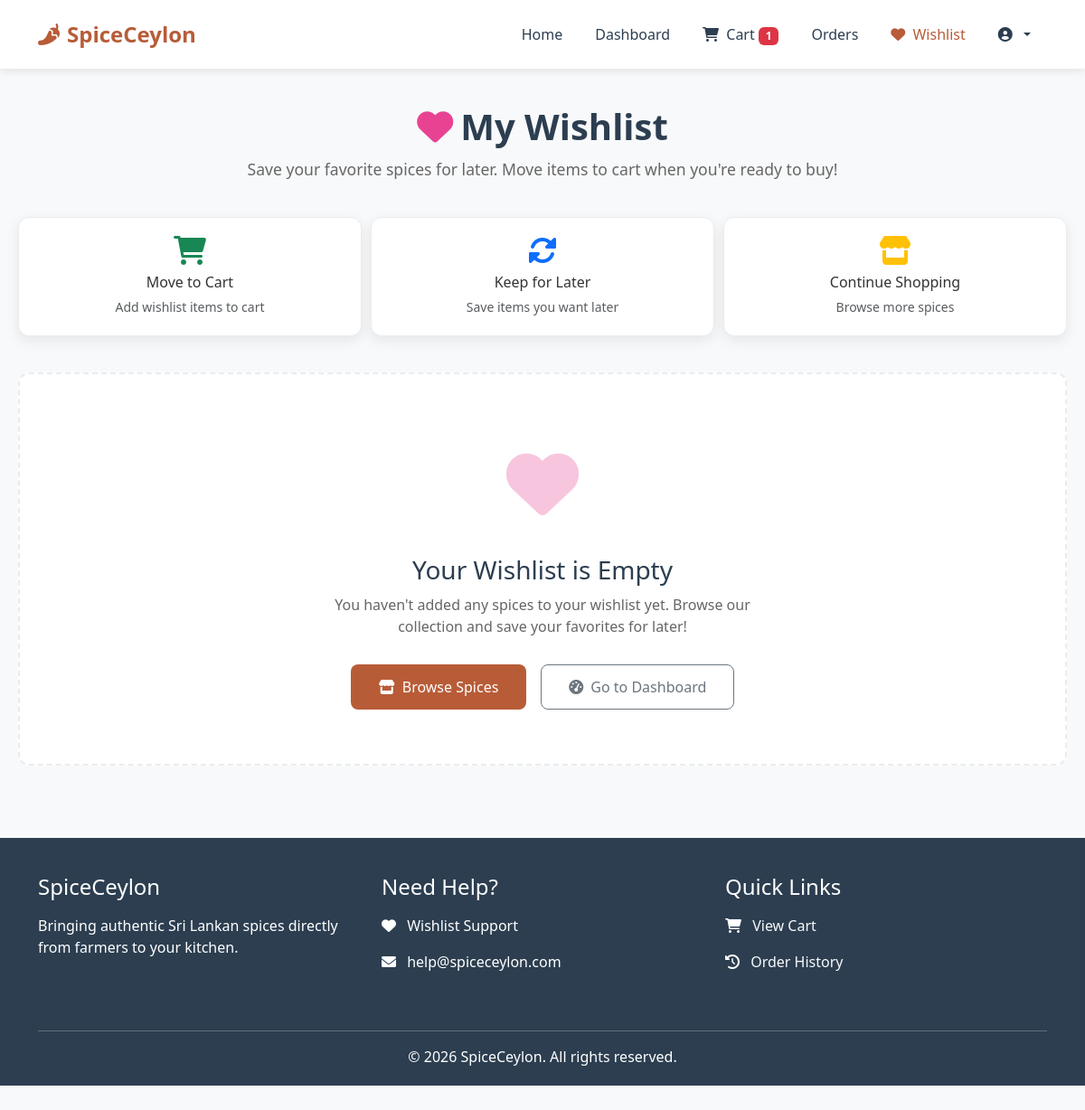
The app's page /customer/wishlist.php (signed in), older data.
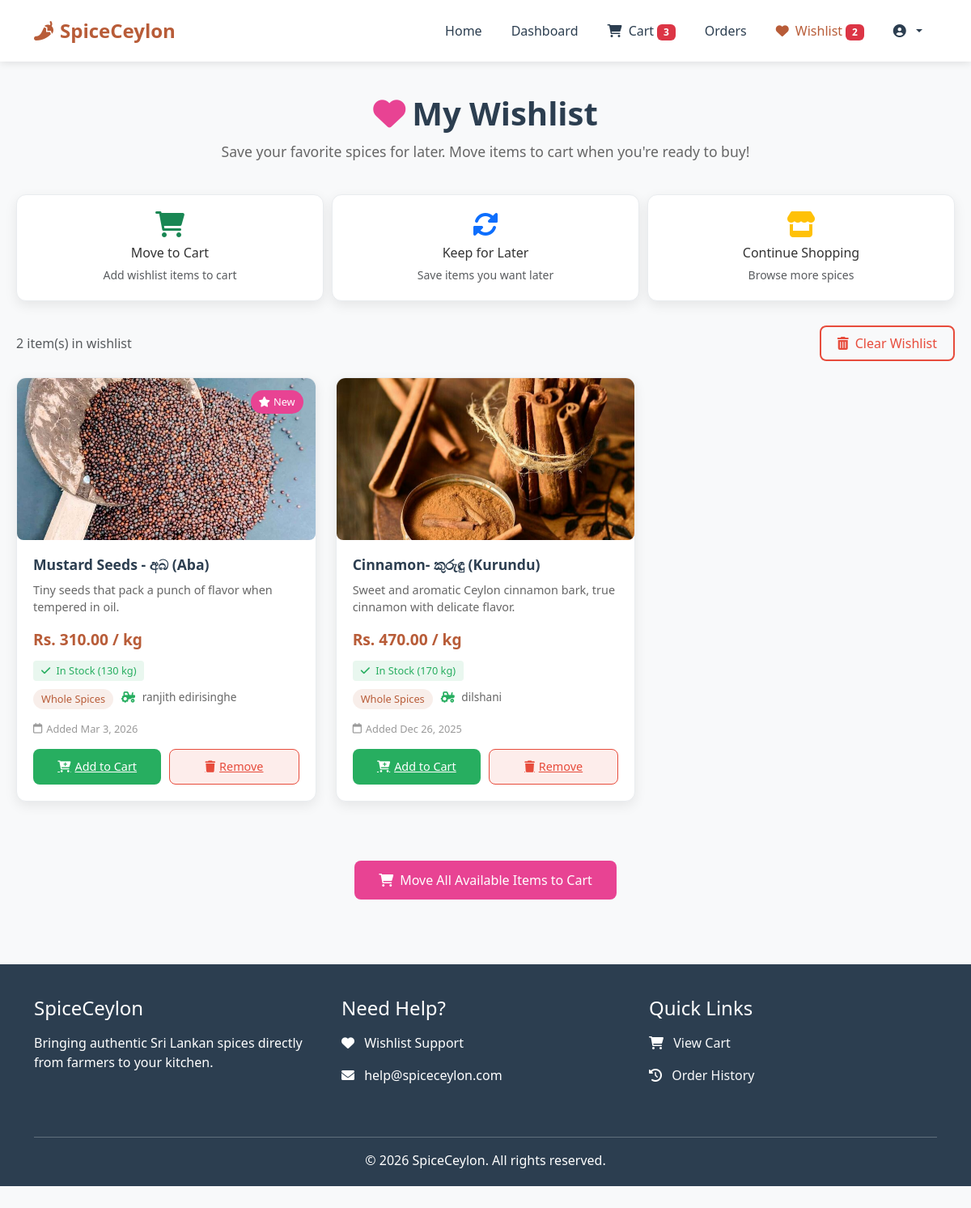
The same page, newer data.
### tables this page shows
CREATE TABLE `wishlist` (
  `wishlist_id` int(11) NOT NULL,
  `customer_id` int(11) NOT NULL,
  `product_id` int(11) NOT NULL,
  `created_at` timestamp NOT NULL DEFAULT current_timestamp()
);

CREATE TABLE `products` (
  `product_id` int(11) NOT NULL,
  `farmer_id` int(11) DEFAULT NULL,
  `name` varchar(255) DEFAULT NULL,
  `description` text DEFAULT NULL,
  `category` varchar(100) DEFAULT 'Spices',
  `price` decimal(10,2) DEFAULT NULL,
  `stock` int(11) DEFAULT NULL,
  `image` varchar(255) DEFAULT NULL,
  `status` enum('Pending','Approved','Rejected') DEFAULT 'Pending',
  `created_at` timestamp NOT NULL DEFAULT current_timestamp(),
  `admin_approved` enum('pending','approved','rejected') NOT NULL DEFAULT 'pending',
  `approved_by` int(11) DEFAULT NULL,
  `approved_at` datetime DEFAULT NULL,
  `rejection_reason` text DEFAULT NULL
);

CREATE TABLE `users` (
  `user_id` int(11) NOT NULL,
  `name` varchar(255) DEFAULT NULL,
  `email` varchar(255) DEFAULT NULL,
  `password` varchar(255) DEFAULT NULL,
  `phone` varchar(20) DEFAULT NULL,
  `address` varchar(255) DEFAULT NULL,
  `role` enum('customer','farmer') DEFAULT NULL,
  `farm_location` varchar(255) DEFAULT NULL,
  `profile_image` varchar(255) DEFAULT 'default-avatar.jpg',
  `is_registered` tinyint(1) DEFAULT 1,
  `created_at` timestamp NOT NULL DEFAULT current_timestamp(),
  `status` enum('pending','approved','active','inactive','suspended','rejected') NOT NULL DEFAULT 'pending' COMMENT 'User account status: pending=waiting approval, approved=approved but not active yet',
  `email_notifications` tinyint(1) DEFAULT 1,
  `push_notifications` tinyint(1) DEFAULT 1,
  `last_notification_check` timestamp NULL DEFAULT NULL
);

### customer/wishlist.php (the view, shortened to what the rows shown need)
<?php
include '../config/db.php';
$user_id = $_SESSION['user_id'];
$wishlist_query = "
    SELECT w.wishlist_id, w.created_at,
           p.product_id, p.name, p.description, p.category, p.price, p.stock, p.image,
           u.name as farmer_name, u.farm_location
    FROM wishlist w
    JOIN products p ON w.product_id = p.product_id
    JOIN users u ON p.farmer_id = u.user_id
    WHERE w.customer_id = ?
    AND p.status = 'Approved'
    AND p.admin_approved = 'approved'
    ORDER BY w.created_at DESC
";
$wishlist_stmt = $conn->prepare($wishlist_query);
$wishlist_stmt->bind_param("i", $user_id);
$wishlist_stmt->execute();
$wishlist_result = $wishlist_stmt->get_result();
$wishlist_count = $wishlist_result->num_rows;
?>
<!DOCTYPE html>
<html lang="en">
<head>
    <link href="https://cdn.jsdelivr.net/npm/bootstrap@5.3.0/dist/css/bootstrap.min.css" rel="stylesheet">
    <link rel="stylesheet" href="https://cdnjs.cloudflare.com/ajax/libs/font-awesome/6.0.0/css/all.min.css">
</head>
<body>
    <div class="wishlist-container">
        <div class="wishlist-header">
            <h1><i class="fas fa-heart me-2" style="color: var(--spice-pink);"></i>My Wishlist</h1>
        </div>
        <?php if ($wishlist_count > 0): ?>
            <div class="row">
                <?php
                $wishlist_result->data_seek(0);
                while ($item = $wishlist_result->fetch_assoc()):
                    $image_path = '';
                    if ($item['image']) {
                        $image_name = basename($item['image']);
                        if (file_exists('../assets/images/' . $image_name)) {
                            $image_path = '../assets/images/' . $image_name;
                        } else {
                            $image_path = '../assets/images/default-spice.jpg';
                        }
                    } else {
                        $image_path = '../assets/images/default-spice.jpg';
                    }
                    $stock_class = 'stock-in';
                    $stock_text = 'In Stock';
                ?>
                <div class="col-lg-4 col-md-6 mb-4">
                    <div class="wishlist-card">
                        <?php if (strtotime($item['created_at']) > strtotime('-1 day')): ?>
                            <span class="wishlist-badge"><i class="fas fa-star me-1"></i>New</span>
                        <?php endif; ?>
                        <img src="<?php echo $image_path; ?>"
                             alt="<?php echo htmlspecialchars($item['name']); ?>"
                             class="product-image"
                             onerror="this.src='../assets/images/default-spice.jpg'">
                        <div class="product-details">
                            <h5 class="product-name"><?php echo htmlspecialchars($item['name']); ?></h5>
                            <p class="product-description">
                                <?php echo substr(htmlspecialchars($item['description']), 0, 100); ?>
                            </p>
                            <p class="product-price">Rs. <?php echo number_format($item['price'], 2); ?> / kg</p>
                            <div class="<?php echo $stock_class; ?> stock-info">
                                <i class="fas fa-<?php echo $stock_class == 'stock-out' ? 'times' : ($stock_class == 'stock-low' ? 'exclamation-triangle' : 'check'); ?> me-1"></i>
                                <?php echo $stock_text; ?> (<?php echo $item['stock']; ?> kg)
                            </div>
                            <div class="product-meta">
                                <span class="product-category"><?php echo htmlspecialchars($item['category']); ?></span>
                                <span class="farmer-info">
                                    <i class="fas fa-tractor"></i>
                                    <?php echo htmlspecialchars($item['farmer_name']); ?>
                                </span>
                            </div>
                            <div class="added-date">
                                <i class="far fa-calendar"></i>
                                Added <?php echo date('M j, Y', strtotime($item['created_at'])); ?>
                            </div>
                            <div class="wishlist-actions">
                                <?php if ($item['stock'] > 0): ?>
                                    <a href="wishlist.php?move_to_cart=<?php echo $item['product_id']; ?>"
                                       class="btn-wishlist btn-add-cart">
                                        <i class="fas fa-cart-plus"></i> Add to Cart
                                    </a>
                                <?php else: ?>
                                    <button class="btn-wishlist btn-add-cart" disabled style="opacity: 0.6;">
                                        <i class="fas fa-times"></i> Out of Stock
                                    </button>
                                <?php endif; ?>
                                <a href="wishlist.php?remove=<?php echo $item['wishlist_id']; ?>"
                                   class="btn-wishlist btn-remove"
                                   onclick="return confirm('Remove <?php echo htmlspecialchars($item['name']); ?> from wishlist?')">
                                    <i class="fas fa-trash"></i> Remove
                                </a>
                            </div>
                        </div>
                    </div>
                </div>
                <?php endwhile; ?>
            </div>
        <?php endif; ?>
    </div>
</body>
</html>

Row changes from the older to the newer data that the page shows:
added wishlist: shows "New", product.image (picture), product.name "Mustard Seeds - අබ (Aba)", product.description "Tiny seeds that pack a punch of flavor when tempered in oil.", product.price "310.00", stock_text "In Stock", product.stock "130", product.category "Whole Spices", users.name "ranjith edirisinghe", created_at "Mar 3, 2026"
now on this page (row unchanged): wishlist: product.image (picture), product.name "Cinnamon- කුරුඳු (Kurundu)", product.description "Sweet and aromatic Ceylon cinnamon bark, true cinnamon with delicate flavor.", product.price "470.00", stock_text "In Stock", product.stock "170", product.category "Whole Spices", users.name "dilshani", created_at "Dec 26, 2025"
Text that changed along with them:
$cart_count: "1" → "3"
$wishlist_count: (not shown) → "2"
text no longer shown: "Your Wishlist is Empty You haven't added any spices to your wishlist yet. Browse our collection and save your favorites for later! Browse Spices Go to Dashboard"
text now shown: "item(s) in wishlist Clear Wishlist Move All Available Items to Cart"
